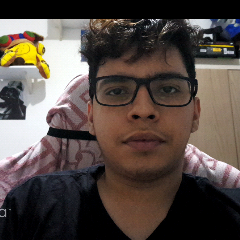
#> input picture image_to_crop.jpg, 240 x 240 px, given in place of the camera
$ jupyter execute --allow-errors 'Reconhecimento Facial.ipynb'   (shell and % lines are left out)   (text cells are left out)
#> lines starting #> are read from the running program, lines starting #| are printed output that depends on the picture
### utils.py
import tensorflow as tf
import numpy as np
import os
from numpy import genfromtxt
from keras.layers import Conv2D, ZeroPadding2D, Activation, Input, concatenate
from keras.models import Model
from keras.layers.normalization import BatchNormalization
from keras.layers.pooling import MaxPooling2D, AveragePooling2D


_FLOATX = 'float32'

# [4 lines left out: function variable, not called in this run]

def shape(x):
  return x.get_shape()

def square(x):
  return tf.square(x)

def zeros(shape, dtype=_FLOATX, name=None):
  return variable(np.zeros(shape), dtype, name)

# [4 lines left out: function concatenate, not called in this run]

def LRN2D(x):
  return tf.nn.lrn(x, alpha=1e-4, beta=0.75)

# [24 lines left out: function conv2d_bn, not called in this run]

weights = [
  'conv1', 'bn1', 'conv2', 'bn2', 'conv3', 'bn3',
  'inception_3a_1x1_conv', 'inception_3a_1x1_bn',
  'inception_3a_pool_conv', 'inception_3a_pool_bn',
  'inception_3a_5x5_conv1', 'inception_3a_5x5_conv2', 'inception_3a_5x5_bn1', 'inception_3a_5x5_bn2',
  'inception_3a_3x3_conv1', 'inception_3a_3x3_conv2', 'inception_3a_3x3_bn1', 'inception_3a_3x3_bn2',
  'inception_3b_3x3_conv1', 'inception_3b_3x3_conv2', 'inception_3b_3x3_bn1', 'inception_3b_3x3_bn2',
  'inception_3b_5x5_conv1', 'inception_3b_5x5_conv2', 'inception_3b_5x5_bn1', 'inception_3b_5x5_bn2',
  'inception_3b_pool_conv', 'inception_3b_pool_bn',
  'inception_3b_1x1_conv', 'inception_3b_1x1_bn',
  'inception_3c_3x3_conv1', 'inception_3c_3x3_conv2', 'inception_3c_3x3_bn1', 'inception_3c_3x3_bn2',
  'inception_3c_5x5_conv1', 'inception_3c_5x5_conv2', 'inception_3c_5x5_bn1', 'inception_3c_5x5_bn2',
  'inception_4a_3x3_conv1', 'inception_4a_3x3_conv2', 'inception_4a_3x3_bn1', 'inception_4a_3x3_bn2',
  'inception_4a_5x5_conv1', 'inception_4a_5x5_conv2', 'inception_4a_5x5_bn1', 'inception_4a_5x5_bn2',
  'inception_4a_pool_conv', 'inception_4a_pool_bn',
  'inception_4a_1x1_conv', 'inception_4a_1x1_bn',
  'inception_4e_3x3_conv1', 'inception_4e_3x3_conv2', 'inception_4e_3x3_bn1', 'inception_4e_3x3_bn2',
  'inception_4e_5x5_conv1', 'inception_4e_5x5_conv2', 'inception_4e_5x5_bn1', 'inception_4e_5x5_bn2',
  'inception_5a_3x3_conv1', 'inception_5a_3x3_conv2', 'inception_5a_3x3_bn1', 'inception_5a_3x3_bn2',
  'inception_5a_pool_conv', 'inception_5a_pool_bn',
  'inception_5a_1x1_conv', 'inception_5a_1x1_bn',
  'inception_5b_3x3_conv1', 'inception_5b_3x3_conv2', 'inception_5b_3x3_bn1', 'inception_5b_3x3_bn2',
  'inception_5b_pool_conv', 'inception_5b_pool_bn',
  'inception_5b_1x1_conv', 'inception_5b_1x1_bn',
  'dense_layer'
]

conv_shape = {
  'conv1': [64, 3, 7, 7],
  'conv2': [64, 64, 1, 1],
  'conv3': [192, 64, 3, 3],
  'inception_3a_1x1_conv': [64, 192, 1, 1],
  'inception_3a_pool_conv': [32, 192, 1, 1],
  'inception_3a_5x5_conv1': [16, 192, 1, 1],
  'inception_3a_5x5_conv2': [32, 16, 5, 5],
  'inception_3a_3x3_conv1': [96, 192, 1, 1],
  'inception_3a_3x3_conv2': [128, 96, 3, 3],
  'inception_3b_3x3_conv1': [96, 256, 1, 1],
  'inception_3b_3x3_conv2': [128, 96, 3, 3],
  'inception_3b_5x5_conv1': [32, 256, 1, 1],
  'inception_3b_5x5_conv2': [64, 32, 5, 5],
  'inception_3b_pool_conv': [64, 256, 1, 1],
  'inception_3b_1x1_conv': [64, 256, 1, 1],
  'inception_3c_3x3_conv1': [128, 320, 1, 1],
  'inception_3c_3x3_conv2': [256, 128, 3, 3],
  'inception_3c_5x5_conv1': [32, 320, 1, 1],
  'inception_3c_5x5_conv2': [64, 32, 5, 5],
  'inception_4a_3x3_conv1': [96, 640, 1, 1],
  'inception_4a_3x3_conv2': [192, 96, 3, 3],
  'inception_4a_5x5_conv1': [32, 640, 1, 1,],
  'inception_4a_5x5_conv2': [64, 32, 5, 5],
  'inception_4a_pool_conv': [128, 640, 1, 1],
  'inception_4a_1x1_conv': [256, 640, 1, 1],
  'inception_4e_3x3_conv1': [160, 640, 1, 1],
  'inception_4e_3x3_conv2': [256, 160, 3, 3],
  'inception_4e_5x5_conv1': [64, 640, 1, 1],
  'inception_4e_5x5_conv2': [128, 64, 5, 5],
  'inception_5a_3x3_conv1': [96, 1024, 1, 1],
  'inception_5a_3x3_conv2': [384, 96, 3, 3],
  'inception_5a_pool_conv': [96, 1024, 1, 1],
  'inception_5a_1x1_conv': [256, 1024, 1, 1],
  'inception_5b_3x3_conv1': [96, 736, 1, 1],
  'inception_5b_3x3_conv2': [384, 96, 3, 3],
  'inception_5b_pool_conv': [96, 736, 1, 1],
  'inception_5b_1x1_conv': [256, 736, 1, 1],
}

def load_weights():
  # Set weights path
  dirPath = './weights'
  fileNames = filter(lambda f: not f.startswith('.'), os.listdir(dirPath))
  paths = {}
  weights_dict = {}

  for n in fileNames:
    paths[n.replace('.csv', '')] = dirPath + '/' + n

  for name in weights:
    if 'conv' in name:
      conv_w = genfromtxt(paths[name + '_w'], delimiter=',', dtype=None)
      conv_w = np.reshape(conv_w, conv_shape[name])
      conv_w = np.transpose(conv_w, (2, 3, 1, 0))
      conv_b = genfromtxt(paths[name + '_b'], delimiter=',', dtype=None)
      weights_dict[name] = [conv_w, conv_b]
    elif 'bn' in name:
      bn_w = genfromtxt(paths[name + '_w'], delimiter=',', dtype=None)
      bn_b = genfromtxt(paths[name + '_b'], delimiter=',', dtype=None)
      bn_m = genfromtxt(paths[name + '_m'], delimiter=',', dtype=None)
      bn_v = genfromtxt(paths[name + '_v'], delimiter=',', dtype=None)
      weights_dict[name] = [bn_w, bn_b, bn_m, bn_v]
    elif 'dense' in name:
      dense_w = genfromtxt(dirPath+'/dense_w.csv', delimiter=',', dtype=None)
      dense_w = np.reshape(dense_w, (128, 736))
      dense_w = np.transpose(dense_w, (1, 0))
      dense_b = genfromtxt(dirPath+'/dense_b.csv', delimiter=',', dtype=None)
      weights_dict[name] = [dense_w, dense_b]

  return weights_dict

### Reconhecimento Facial.ipynb
[cell 1]
from keras.models import Sequential
from keras.layers import Conv2D, ZeroPadding2D, Activation, Input, concatenate
from keras.models import Model
from keras.layers.normalization import BatchNormalization
from keras.layers.pooling import MaxPooling2D, AveragePooling2D
from keras.layers.merge import Concatenate
from keras.layers.core import Lambda, Flatten, Dense
from keras.engine.topology import Layer
from keras import backend as K
import cv2
import os
import numpy as np
from numpy import genfromtxt
import pandas as pd
import tensorflow as tf
from utils import LRN2D
import utils


#np.set_printoptions(threshold=np.nan)

#> (a cell that did not finish here is left out)

[cell 3]
# Load weights from csv files (which was exported from Openface torch model)
weights = utils.weights
#> (the rest of this cell did not finish here and is left out)

[cell 4]
# [8 lines left out: function image_to_embedding, not called in this run]

[cell 5]
# [19 lines left out: function recognize_face, not called in this run]

[cell 6]
import glob

def create_input_image_embeddings():
    input_embeddings = {}

    for file in glob.glob("images/*"):
        person_name = os.path.splitext(os.path.basename(file))[0]
        image_file = cv2.imread(file, 1)
        input_embeddings[person_name] = image_to_embedding(image_file, model)

    return input_embeddings

# [47 lines left out: function recognize_faces_in_cam, not called in this run]

[cell 7]
cam = cv2.VideoCapture(0)

face_detector = cv2.CascadeClassifier('haarcascade_frontalface_default.xml')

count = 0
while(True):
    ret, img = cam.read()
#> img is the input picture: shape (240, 240, 3); mean B, G, R 69.1, 74.9, 85.8
    faces = face_detector.detectMultiScale(img, 1.3, 5)
#> faces = [[83, 46, 122, 122]]
    for (x,y,w,h) in faces:
        x1 = x
        y1 = y
        x2 = x+w
        y2 = y+h
        cv2.rectangle(img, (x1,y1), (x2,y2), (255,255,255), 2)
        count += 1
        # Salvar as imagens dentro da pasta 'images'
        cv2.imwrite("images/User_" + str(count) + ".jpg", img[y1:y2,x1:x2])
        cv2.imshow('image', img)
#> this loop made 1 pass
#> (x, y, w, h, x1, y1, x2, y2) on pass 1: (83, 46, 122, 122, 83, 46, 205, 168)
#> pass 1, `cv2.imwrite("images/User_" + str(count) + ".jpg", img[y1:y2,x1:x2])`:
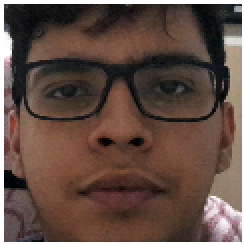
#> saved as User_1.jpg: shape (122, 122, 3) (shown 2 times larger); mean B, G, R 67, 75.8, 97
#> pass 1, `cv2.imshow('image', img)`:
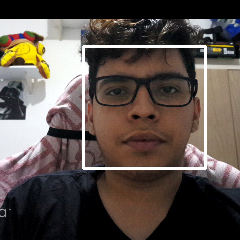
#> window 'image': shape (240, 240, 3); mean B, G, R 73.6, 79.3, 89.9
#> after the loop, count = 1
    k = cv2.waitKey(200) & 0xff #saída no ESC
#> (key Esc is pressed here)
    if k == 27:
        break
    elif count >= 10:
         break
cam.release()
cv2.destroyAllWindows()

#> (a cell that did not finish here is left out)

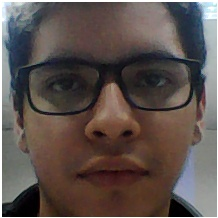
#> input picture images/Kid.jpg, 218 x 218 px
#> in create_input_image_embeddings, image_file is the input picture: shape (218, 218, 3); mean B, G, R 77.9, 81.9, 93.1
